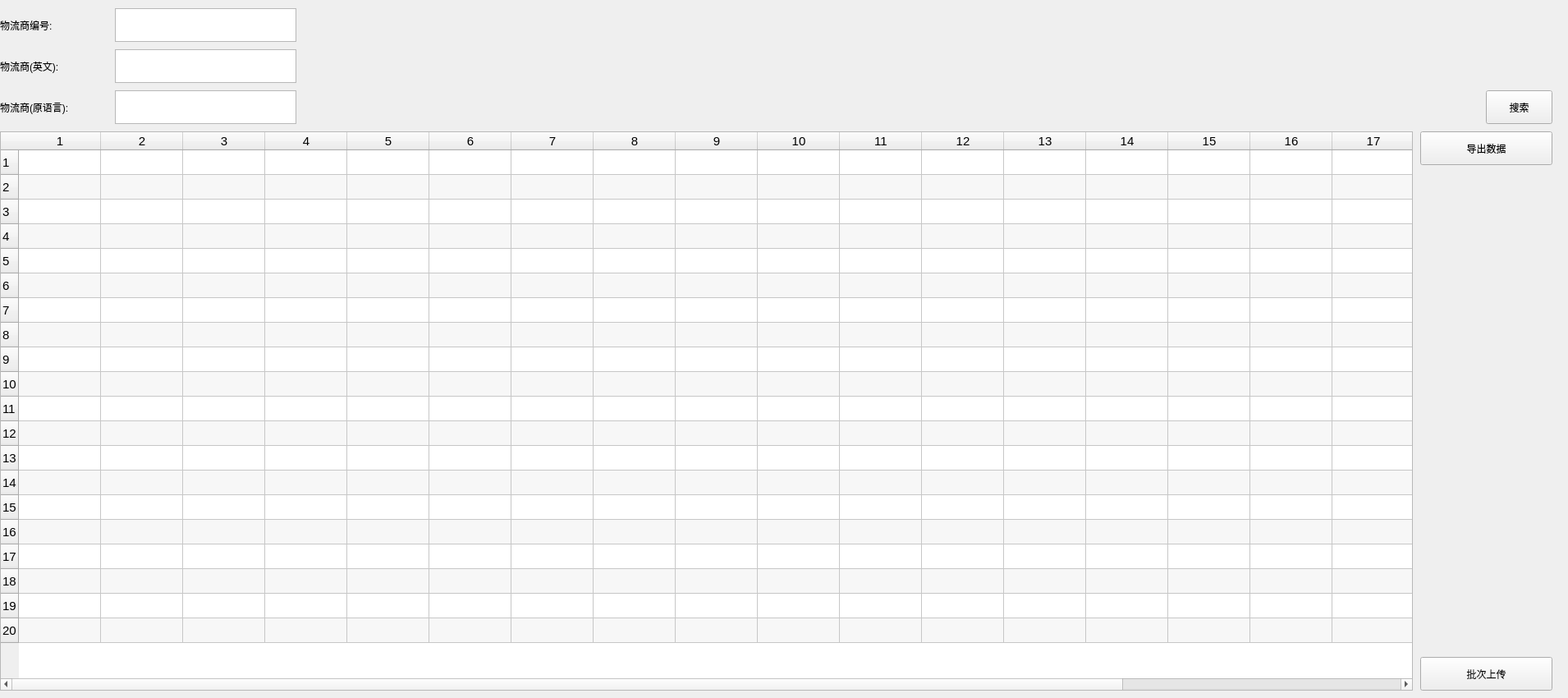
    <widget class="QWidget" name="tab_vendorManagement">
     <property name="sizePolicy">
      <sizepolicy hsizetype="Fixed" vsizetype="Fixed">
       <horstretch>0</horstretch>
       <verstretch>0</verstretch>
      </sizepolicy>
     </property>
     <property name="minimumSize">
      <size>
       <width>1910</width>
       <height>850</height>
      </size>
     </property>
     <attribute name="title">
      <string>物流商管理</string>
     </attribute>
     <widget class="QPushButton" name="vendor_pushButton_search">
      <property name="geometry">
       <rect>
        <x>1810</x>
        <y>110</y>
        <width>81</width>
        <height>41</height>
       </rect>
      </property>
      <property name="text">
       <string>搜索</string>
      </property>
     </widget>
     <widget class="QPushButton" name="vendor_pushButton_generateCSV">
      <property name="geometry">
       <rect>
        <x>1730</x>
        <y>160</y>
        <width>161</width>
        <height>41</height>
       </rect>
      </property>
      <property name="text">
       <string>导出数据</string>
      </property>
     </widget>
     <widget class="QLabel" name="vendor_label_vendorOL">
      <property name="geometry">
       <rect>
        <x>0</x>
        <y>110</y>
        <width>141</width>
        <height>41</height>
       </rect>
      </property>
      <property name="lineWidth">
       <number>0</number>
      </property>
      <property name="text">
       <string>物流商(原语言):</string>
      </property>
      <property name="textFormat">
       <enum>Qt::PlainText</enum>
      </property>
     </widget>
     <widget class="QLabel" name="vendor_label_vendorEN">
      <property name="geometry">
       <rect>
        <x>0</x>
        <y>60</y>
        <width>121</width>
        <height>41</height>
       </rect>
      </property>
      <property name="lineWidth">
       <number>0</number>
      </property>
      <property name="text">
       <string>物流商(英文):</string>
      </property>
      <property name="textFormat">
       <enum>Qt::PlainText</enum>
      </property>
     </widget>
     <widget class="QTextEdit" name="vendor_textEdit_vendorEN">
      <property name="geometry">
       <rect>
        <x>140</x>
        <y>60</y>
        <width>221</width>
        <height>41</height>
       </rect>
      </property>
     </widget>
     <widget class="QTextEdit" name="vendor_textEdit_vendorID">
      <property name="geometry">
       <rect>
        <x>140</x>
        <y>10</y>
        <width>221</width>
        <height>41</height>
       </rect>
      </property>
     </widget>
     <widget class="QTableWidget" name="vendor_tableWidget_display">
      <property name="geometry">
       <rect>
        <x>0</x>
        <y>160</y>
        <width>1721</width>
        <height>681</height>
       </rect>
      </property>
      <property name="font">
       <font>
        <pointsize>11</pointsize>
       </font>
      </property>
      <property name="alternatingRowColors">
       <bool>true</bool>
      </property>
      <property name="selectionBehavior">
       <enum>QAbstractItemView::SelectRows</enum>
      </property>
      <property name="rowCount">
       <number>20</number>
      </property>
      <property name="columnCount">
       <number>20</number>
      </property>
      <attribute name="horizontalHeaderMinimumSectionSize">
       <number>63</number>
      </attribute>
      <attribute name="horizontalHeaderShowSortIndicator" stdset="0">
       <bool>true</bool>
      </attribute>
      <attribute name="verticalHeaderDefaultSectionSize">
       <number>30</number>
      </attribute>
      <attribute name="verticalHeaderMinimumSectionSize">
       <number>30</number>
      </attribute>
      <row/>
      <row/>
      <row/>
      <row/>
      <row/>
      <row/>
      <row/>
      <row/>
      <row/>
      <row/>
      <row/>
      <row/>
      <row/>
      <row/>
      <row/>
      <row/>
      <row/>
      <row/>
      <row/>
      <row/>
      <column/>
      <column/>
      <column/>
      <column/>
      <column/>
      <column/>
      <column/>
      <column/>
      <column/>
      <column/>
      <column/>
      <column/>
      <column/>
      <column/>
      <column/>
      <column/>
      <column/>
      <column/>
      <column/>
      <column/>
     </widget>
     <widget class="QTextEdit" name="vendor_textEdit_vendorOL">
      <property name="geometry">
       <rect>
        <x>140</x>
        <y>110</y>
        <width>221</width>
        <height>41</height>
       </rect>
      </property>
     </widget>
     <widget class="QLabel" name="vendor_label_vendorID">
      <property name="geometry">
       <rect>
        <x>0</x>
        <y>10</y>
        <width>111</width>
        <height>41</height>
       </rect>
      </property>
      <property name="lineWidth">
       <number>0</number>
      </property>
      <property name="text">
       <string>物流商编号:</string>
      </property>
      <property name="textFormat">
       <enum>Qt::PlainText</enum>
      </property>
     </widget>
     <widget class="QPushButton" name="vendor_pushButton_batchUpload">
      <property name="geometry">
       <rect>
        <x>1730</x>
        <y>800</y>
        <width>161</width>
        <height>41</height>
       </rect>
      </property>
      <property name="text">
       <string>批次上传</string>
      </property>
     </widget>
    </widget>
